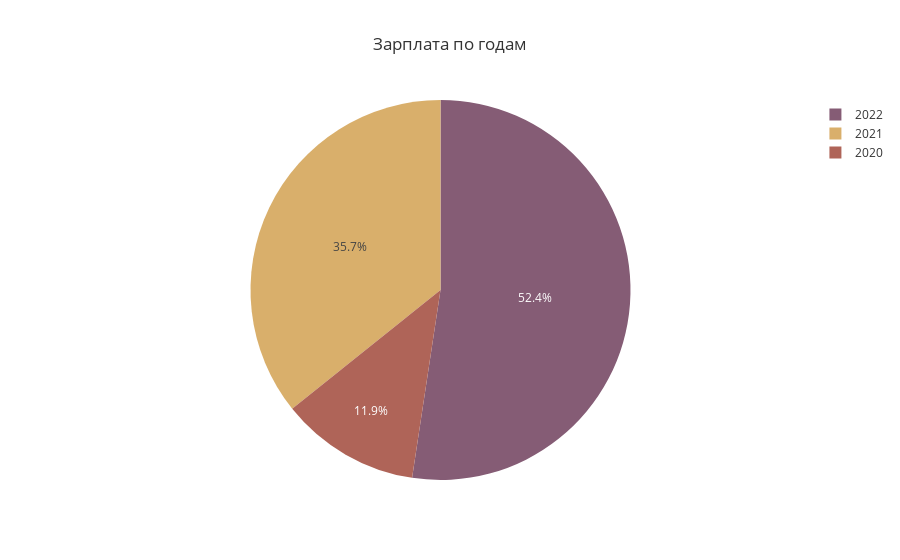

Notebook source saved alongside this figure:
### Markdown cell above
Можно заметить, что больше всего данных представлено за 2022 год. Давайте визуализируем полученный результат.

### Code cell
work_year_value = df['work_year'].value_counts()
fig = px.pie(work_year_value, values = work_year_value.values, names = work_year_value.index, title = "Зарплата по годам",
             color_discrete_sequence = [px.colors.qualitative.Antique[0], px.colors.qualitative.Antique[1],px.colors.qualitative.Antique[2]],
            template = 'ggplot2')

fig.show()

### Figure 1 — Plotly figure (JSON) as saved in the notebook; plotly's stock layout.template omitted (floating-point values rounded to 4 significant figures)
{"data": [{"domain": {"x": [0, 1], "y": [0, 1]}, "hovertemplate": "index=%{label}<br>value=%{value}<extra></extra>", "labels": [2022, 2021, 2020], "legendgroup": "", "name": "", "showlegend": true, "type": "pie", "values": [318, 217, 72]}], "layout": {"legend": {"tracegroupgap": 0}, "piecolorway": ["rgb(133, 92, 117)", "rgb(217, 175, 107)", "rgb(175, 100, 88)"], "title": {"text": "Зарплата по годам"}}}
